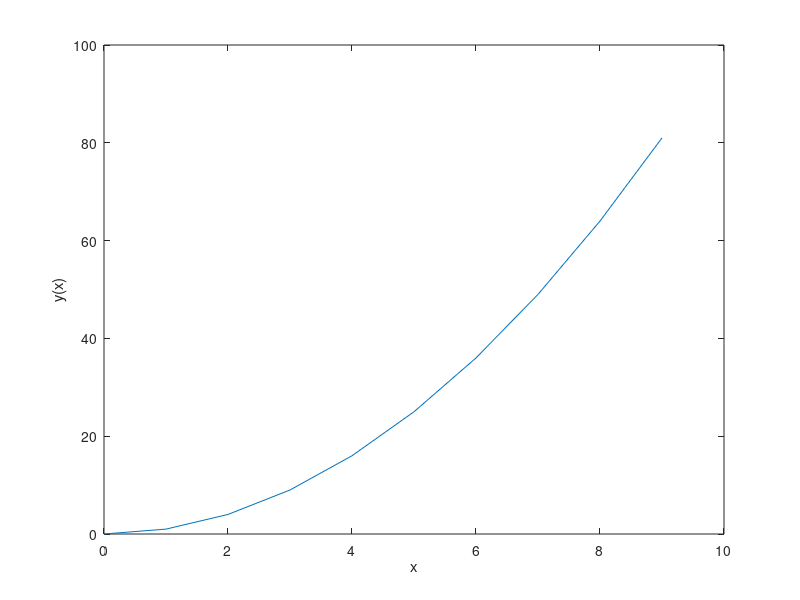
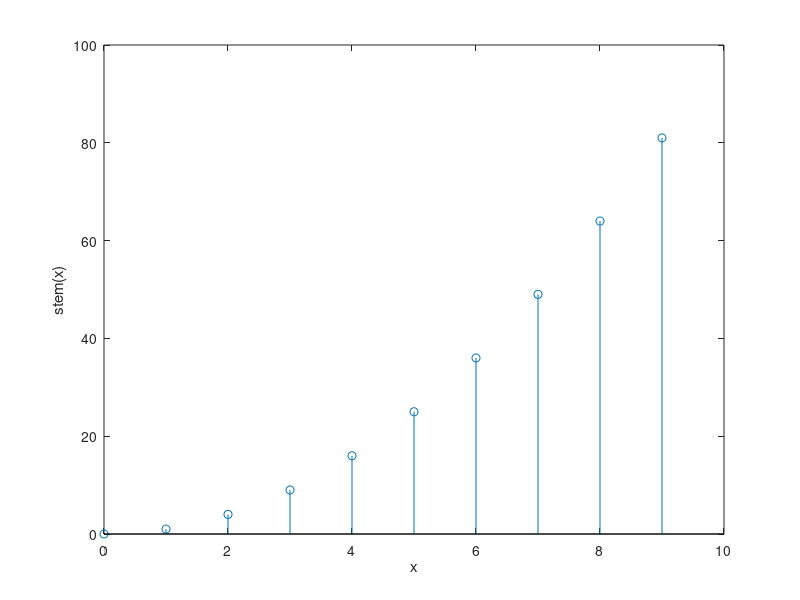

Recreate these plots in MATLAB, in order.
x = 0:9; % define x array
y = x.^2; % define y array

figure % figure for question 3 part D
plot(x, y)
xlim([0 10]); % extend x axis limit to improve visualization
xlabel('x');
ylabel('y(x)');
saveas(gcf, 'GRAHAM_HW1_Q3D.png')
close(figure)

figure % figure for question 3 part E
stem(x, y)
xlim([0 10]); % extend x axis limit to improve visualization
xlabel('x');
ylabel('stem(x)');
saveas(gcf, 'GRAHAM_HW1_Q3E.png')
close(figure)
